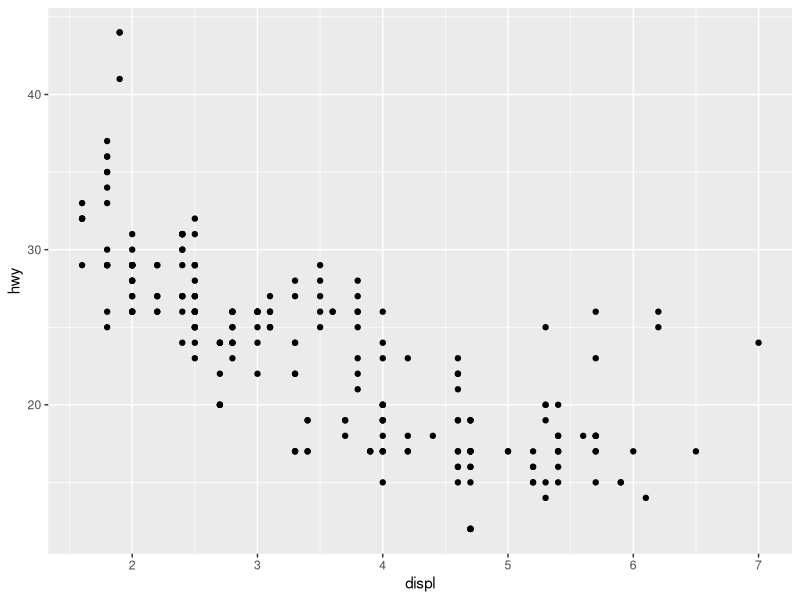
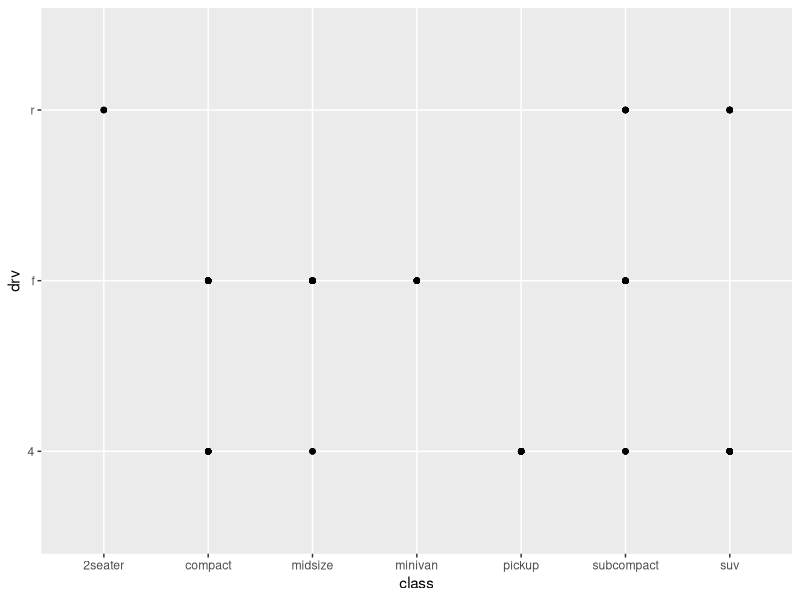
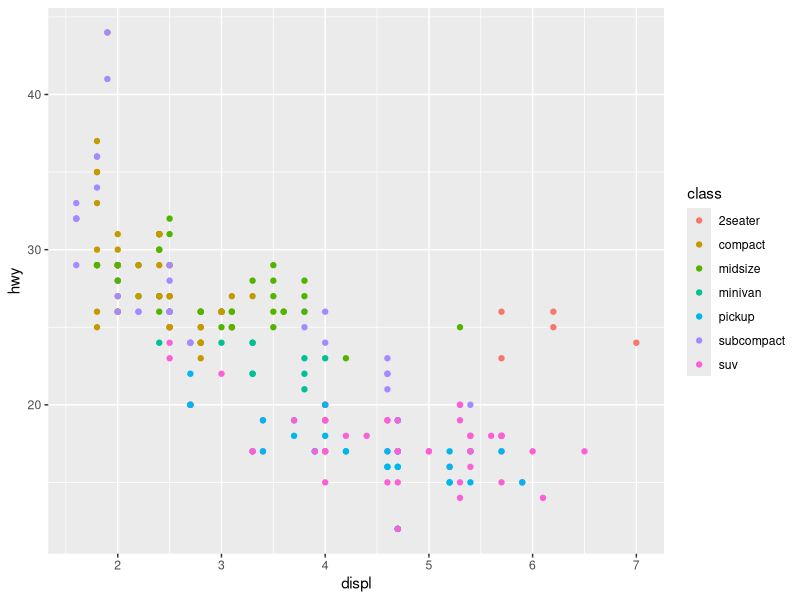
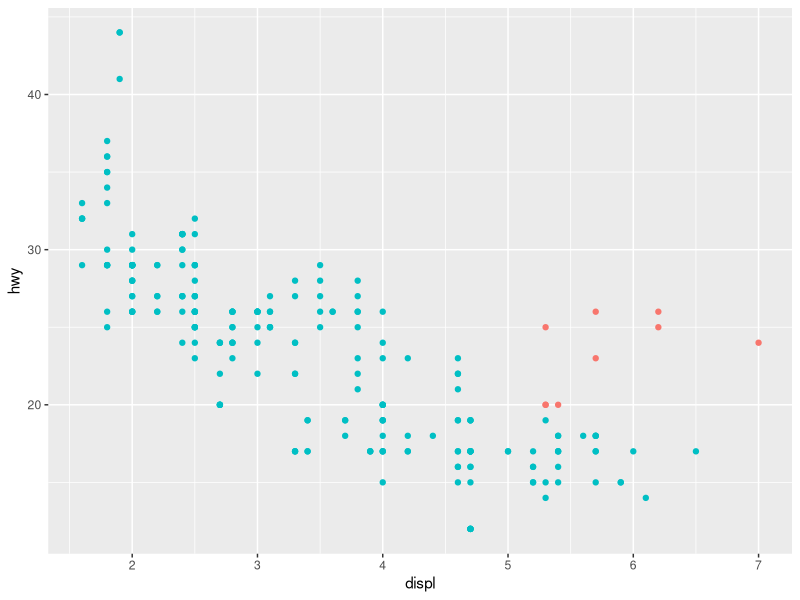
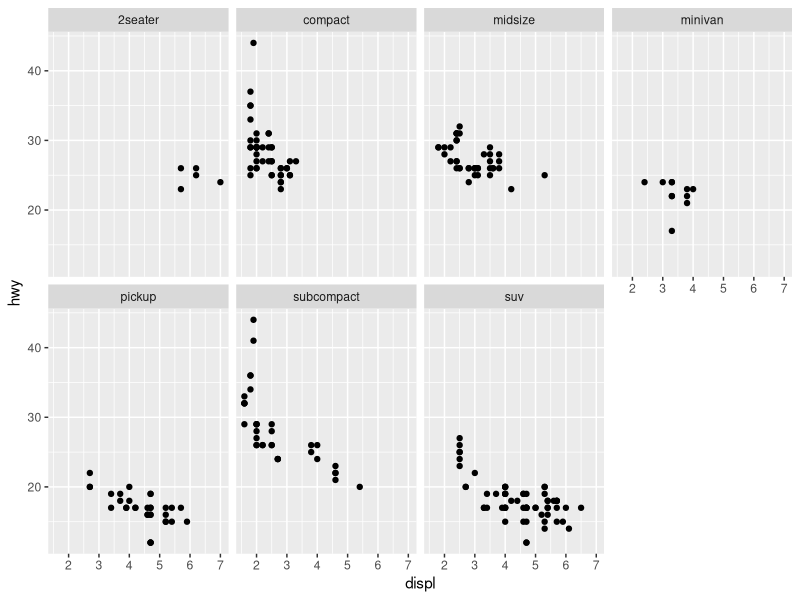
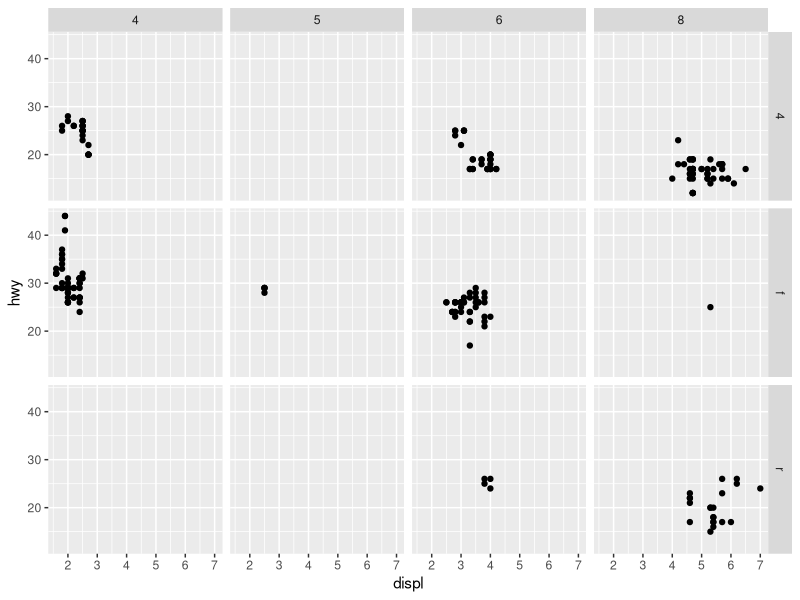
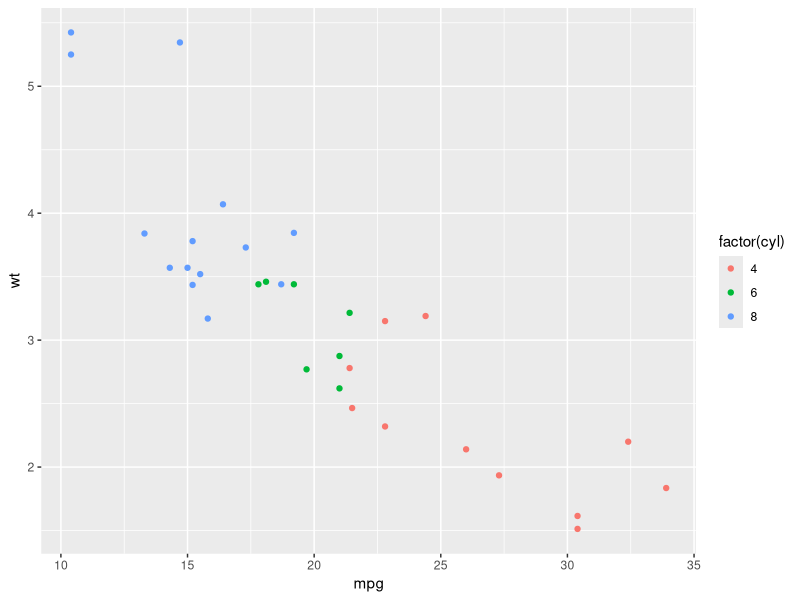

The R source for these figures, in order:
library(tidyverse)

data_mpg <- as_tibble(mpg)

head(mpg)

ggplot(data = mpg) + 
  geom_point(mapping = aes(x = displ, y = hwy))

ggplot(data = mpg) + 
  geom_point(mapping = aes(x = class, y = drv))

ggplot(data = mpg) + 
  geom_point(mapping = aes(x = displ, y = hwy, color = class))

ggplot(data=mpg) + 
  geom_point(mapping = aes(x = displ, y = hwy, colour = displ<5 | hwy<20), show.legend = FALSE)

ggplot(data = mpg)+
  geom_point(mapping = aes(displ, hwy)) +
  facet_wrap(~class, nrow = 2)

ggplot(data = mpg)+
  geom_point(mapping = aes(displ, hwy)) +
  facet_grid(drv~cyl)

small <- subset(mtcars, cyl == 4)
big <- subset(mtcars, cyl > 4)


ggplot(mtcars, aes(mpg, wt, colour = factor(cyl))) +
  geom_point()+
  lims()

1+1

2+1
1+2+3

